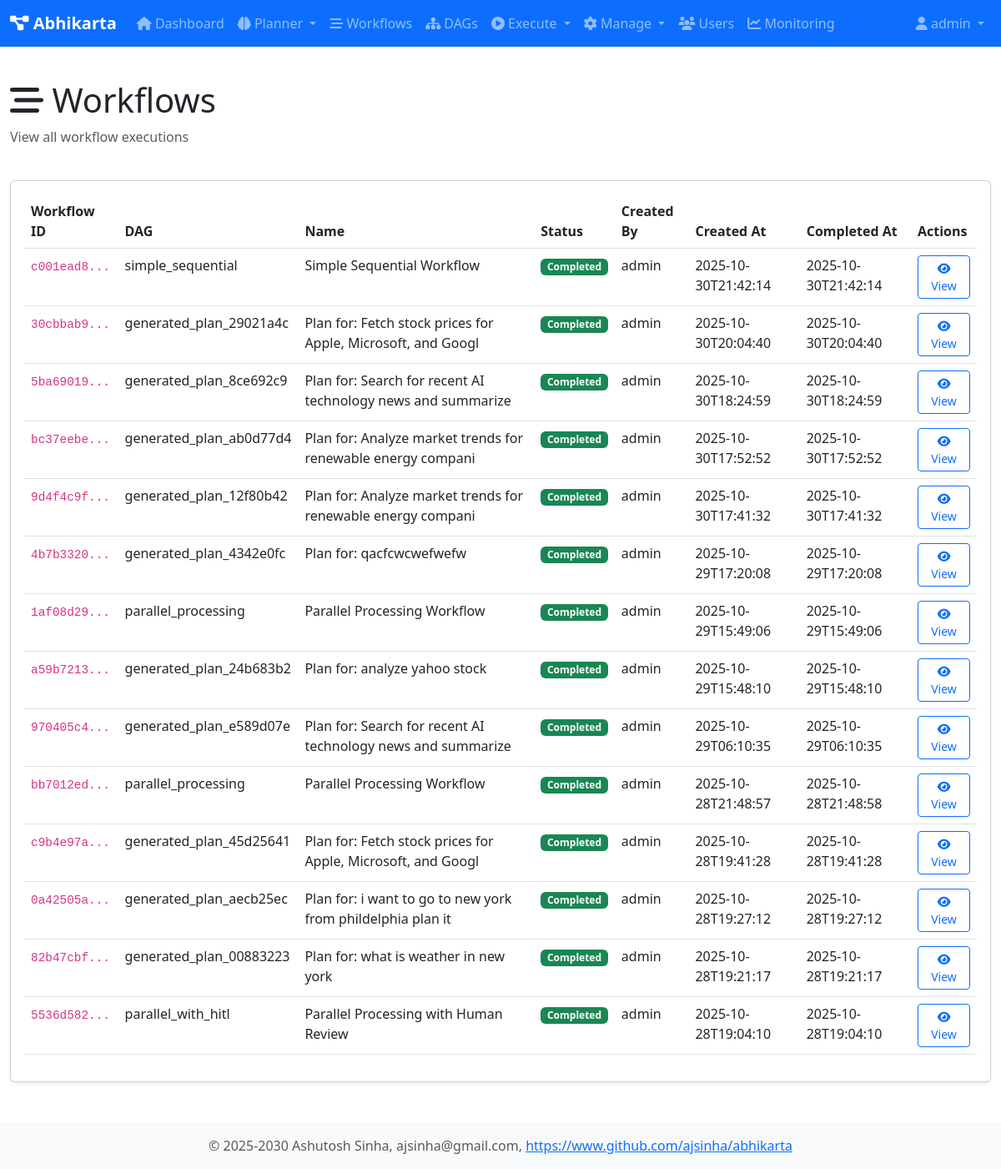
The app's page /workflows (signed in), older data.
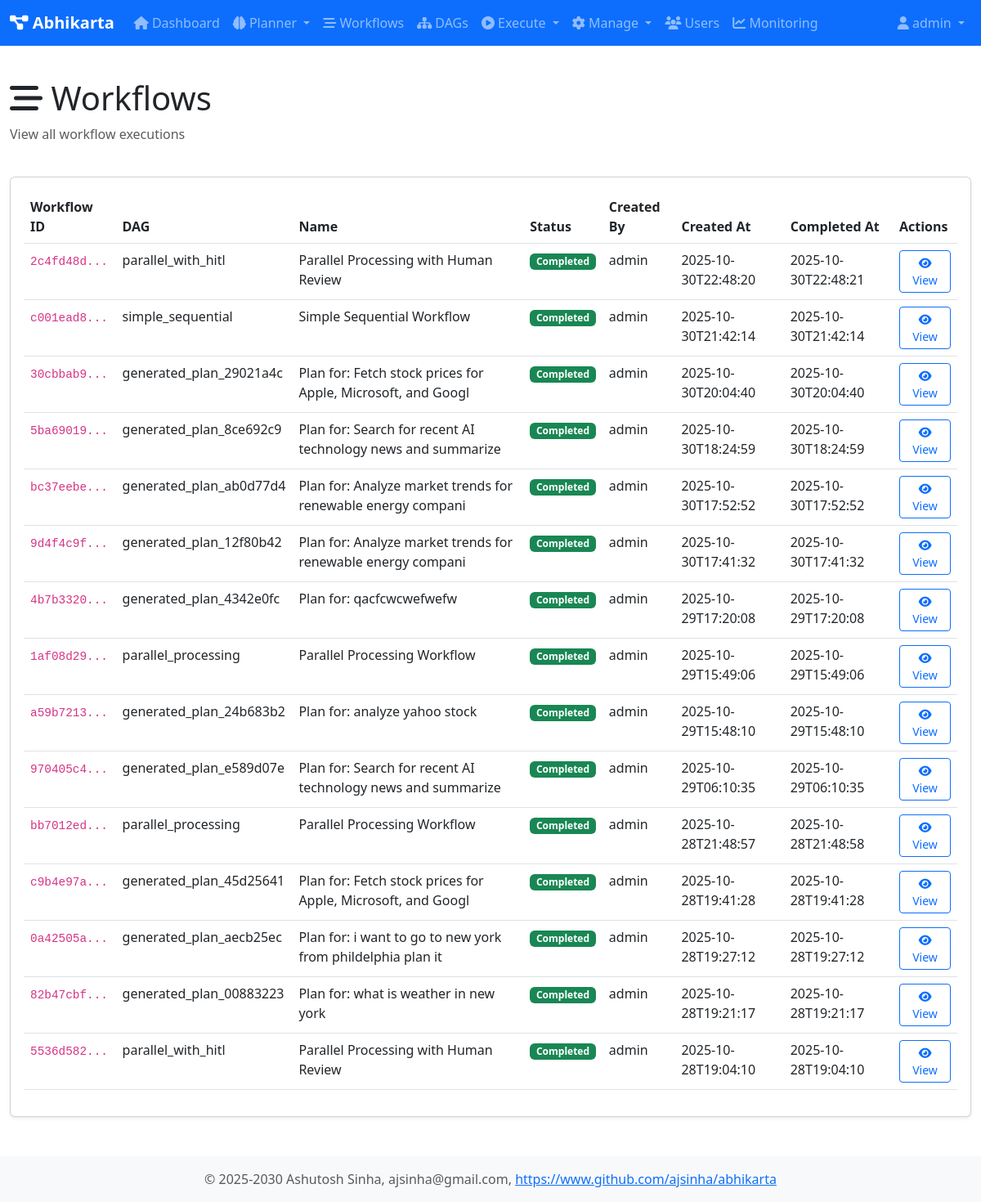
The same page, newer data.
### tables this page shows
CREATE TABLE workflows (
                workflow_id TEXT PRIMARY KEY,
                dag_id TEXT NOT NULL,
                session_id TEXT,
                name TEXT,
                description TEXT,
                status TEXT DEFAULT 'pending',
                created_at TEXT DEFAULT CURRENT_TIMESTAMP,
                started_at TEXT,
                completed_at TEXT,
                created_by TEXT,
                graph_json TEXT,
                result TEXT,
                error TEXT
            );

### web/app1.py (the view)
@app.route('/workflows')
@login_required
def workflows():
    user = user_registry.get_user(session['user_id'])
    db = get_db()
    all_workflows = db.fetchall("SELECT * FROM workflows ORDER BY created_at DESC")
    return render_template('workflows.html', user=user, workflows=all_workflows)

### core/user_registry.py (called while the page is built)
    def is_admin(self) -> bool:
        return self.role == 'admin'

    def get_user(self, user_id: str) -> Optional[User]:
        return self._users.get(user_id)

### db/database.py (called while the page is built)
def get_db() -> Database:
    global _db_instance
    if _db_instance is None:
        _db_instance = Database(db_type='sqlite', db_path='/home/ashutosh/PycharmProjects/abhikarta/data/abhikarta.db')
        _db_instance.initialize_schema()
    return _db_instance

    @contextmanager
    def get_connection(self):
        conn = None
        try:
            if self.db_type == 'sqlite':
                conn = sqlite3.connect(self.db_path)
                conn.row_factory = sqlite3.Row
            elif self.db_type == 'postgresql':
                import psycopg2
                import psycopg2.extras
                conn = psycopg2.connect(**self.pg_params)
                conn.cursor_factory = psycopg2.extras.RealDictCursor
            yield conn
            conn.commit()
        except Exception as e:
            if conn:
                conn.rollback()
            raise e
        finally:
            if conn:
                conn.close()

### web/templates/workflows.html (shortened to what this page needs)
{% extends "base.html" %}
{% block content %}
<div class="row mb-4">
    <div class="col">
        <h1><i class="fas fa-stream"></i> Workflows</h1>
        <p class="text-muted">View all workflow executions</p>
    </div>
</div>
<div class="card">
    <div class="card-body">
        {% if workflows %}
        <div class="table-responsive">
            <table class="table table-hover">
                <thead>
                    <tr>
                        <th>Workflow ID</th>
                        <th>DAG</th>
                        <th>Name</th>
                        <th>Status</th>
                        <th>Created By</th>
                        <th>Created At</th>
                        <th>Completed At</th>
                        <th>Actions</th>
                    </tr>
                </thead>
                <tbody>
                    {% for workflow in workflows %}
                    <tr>
                        <td><code>{{ workflow.workflow_id[:8] }}...</code></td>
                        <td>{{ workflow.dag_id }}</td>
                        <td>{{ workflow.name or 'N/A' }}</td>
                        <td>
                            {% if workflow.status == 'running' %}
                                <span class="badge bg-info">Running</span>
                            {% elif workflow.status == 'completed' %}
                                <span class="badge bg-success">Completed</span>
                            {% elif workflow.status == 'failed' %}
                                <span class="badge bg-danger">Failed</span>
                            {% else %}
                                <span class="badge bg-secondary">{{ workflow.status }}</span>
                            {% endif %}
                        </td>
                        <td>{{ workflow.created_by or 'N/A' }}</td>
                        <td>{{ workflow.created_at[:19] }}</td>
                        <td>{{ workflow.completed_at[:19] if workflow.completed_at else 'N/A' }}</td>
                        <td>
                            <a href="{{ url_for('workflow_detail', workflow_id=workflow.workflow_id) }}"
                               class="btn btn-sm btn-outline-primary">
                                <i class="fas fa-eye"></i> View
                            </a>
                        </td>
                    </tr>
                    {% endfor %}
                </tbody>
            </table>
        </div>
        {% else %}
        <p class="text-muted">No workflows yet.</p>
        {% endif %}
    </div>
</div>
{% endblock %}

Row changes from the older to the newer data that the page shows:
added workflows: workflow_id "2c4fd48d", dag_id "parallel_with_hitl", name "Parallel Processing with Human Review", status "Completed", created_by "admin", created_at "2025-10-30T22:48:20", completed_at "2025-10-30T22:48:21"
